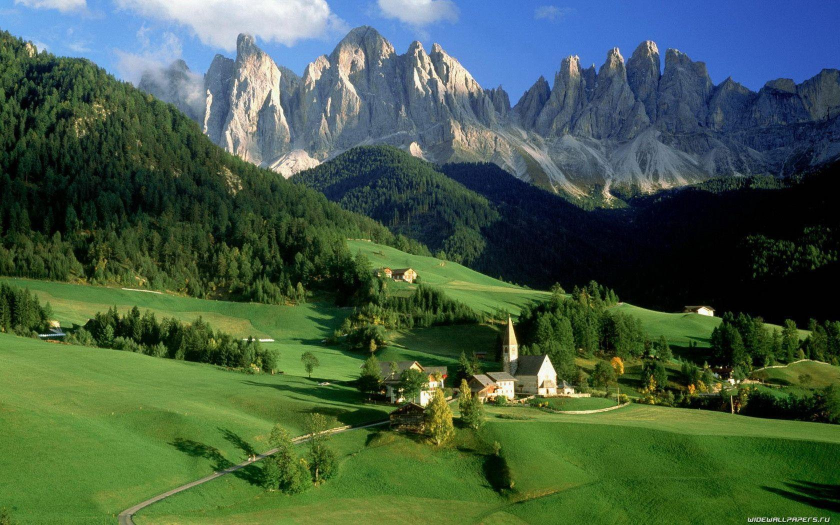
#> input picture Day 15/inputImages/natrure.jpg, 1680 x 1050 px, found by its file name (shown at 1/2 size)
$ python 'imageTransformation&Enhancement.py'
#> lines starting #> are read from the running program, lines starting #| are printed output that depends on the picture
import cv2
import numpy as np
import os


# FOLDER PATHS

input_folder = "Day 15/inputImages"
output_folder = "Day 15/outputImages"

os.makedirs(output_folder, exist_ok=True)


# LOAD IMAGE
image_path = os.path.join(input_folder, "natrure.jpg")
image = cv2.imread(image_path)
#> image is the input picture: shape (1050, 1680, 3); mean B, G, R 71.1, 92.7, 68.6

if image is None:
    print("Error: Image not found!")
    print("Please put sample.jpg inside the inputImages folder.")
    exit()

print("Image loaded successfully!")

height, width = image.shape[:2]
#> height = 1050; width = 1680
print("Image width:", width)
#| Image width: 1680
print("Image height:", height)
#| Image height: 1050


# TRANSLATION

# Move image 100 pixels right
# Move image 50 pixels down

translation_matrix = np.float32([
    [1, 0, 100],
    [0, 1, 50]
])

translated = cv2.warpAffine(
    image,
    translation_matrix,
    (width, height)
)

cv2.imwrite(
    os.path.join(output_folder, "translated.jpg"),
    translated
)

print("Translation completed.")


# ROTATION

center = (width // 2, height // 2)
#> center = (840, 525)


# Rotate 45 degrees

rotation_matrix = cv2.getRotationMatrix2D(center, 45, 1)
rotated_45 = cv2.warpAffine(image, rotation_matrix, (width, height))
cv2.imwrite(os.path.join(output_folder, "rotated_45.jpg"), rotated_45)


# Rotate 90 degrees

rotation_matrix = cv2.getRotationMatrix2D(center, 90, 1)

rotated_90 = cv2.warpAffine(image, rotation_matrix,(width, height))
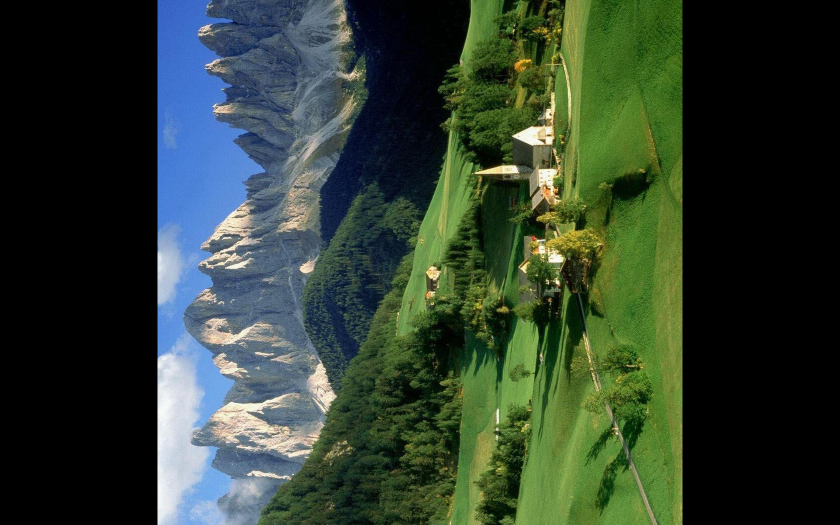
#> rotated_90: shape (1050, 1680, 3) (shown at 1/2 size); mean B, G, R 48.7, 62.7, 48

cv2.imwrite(os.path.join(output_folder, "rotated_90.jpg"), rotated_90)
print("Rotation completed.")


# SCALING

# Increase image size
scaled_up = cv2.resize(image, None, fx=1.5, fy=1.5)
cv2.imwrite(os.path.join(output_folder, "scaled_up.jpg"), scaled_up)


# Decrease image size
scaled_down = cv2.resize(image, None, fx=0.5, fy=0.5)
cv2.imwrite( os.path.join(output_folder, "scaled_down.jpg"), scaled_down)
print("Scaling completed.")


# AFFINE TRANSFORMATION

# Three points from original image
points1 = np.float32([
    [50, 50],
    [200, 50],
    [50, 200]
])


# New positions of those three points
points2 = np.float32([
    [50, 100],
    [200, 50],
    [100, 200]
])

affine_matrix = cv2.getAffineTransform(points1, points2)

affine = cv2.warpAffine(image, affine_matrix, (width, height))
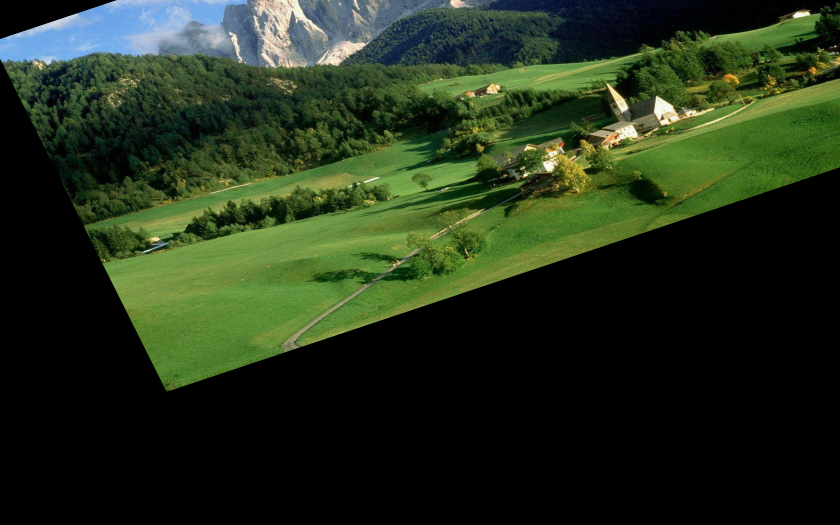
#> affine: shape (1050, 1680, 3) (shown at 1/2 size); mean B, G, R 27.6, 48.8, 36.1

cv2.imwrite(os.path.join(output_folder, "affine.jpg"), affine)
print("Affine transformation completed.")


# PERSPECTIVE TRANSFORMATION

# Four points from original image
points1 = np.float32([
    [100, 100],
    [400, 100],
    [400, 400],
    [100, 400]
])

# Destination points
points2 = np.float32([
    [0, 0],
    [300, 0],
    [300, 300],
    [0, 300]
])


perspective_matrix = cv2.getPerspectiveTransform(points1, points2)
perspective = cv2.warpPerspective(image, perspective_matrix,(300, 300))
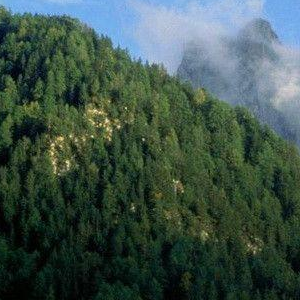
#> perspective: shape (300, 300, 3); mean B, G, R 73.7, 82.6, 62.5
cv2.imwrite(os.path.join(output_folder, "perspective.jpg"), perspective)

print("Perspective transformation completed.")


# BRIGHTNESS ADJUSTMENT

# Increase brightness
bright = cv2.convertScaleAbs(image, alpha=1, beta=50)
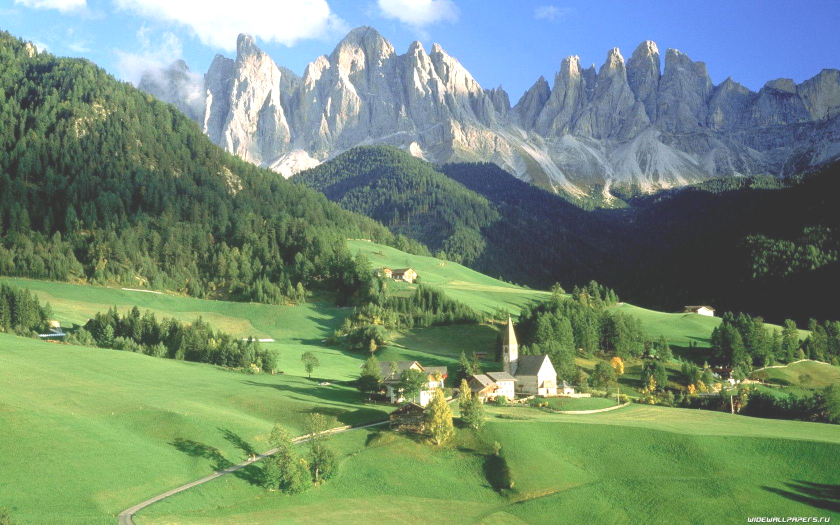
#> bright: shape (1050, 1680, 3) (shown at 1/2 size); mean B, G, R 119.5, 142.2, 118

cv2.imwrite(os.path.join(output_folder, "bright.jpg"), bright)


# Decrease brightness
dark = cv2.convertScaleAbs(image, alpha=1, beta=-50)
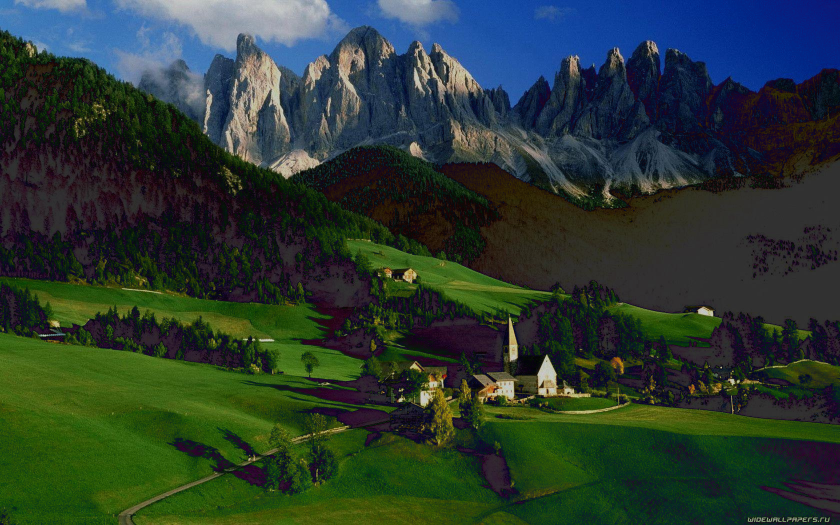
#> dark: shape (1050, 1680, 3) (shown at 1/2 size); mean B, G, R 48.7, 57.4, 41.8
cv2.imwrite(os.path.join(output_folder, "dark.jpg"), dark)

print("Brightness adjustment completed.")


# CONTRAST ADJUSTMENT

contrast = cv2.convertScaleAbs(image, alpha=1.5, beta=0)
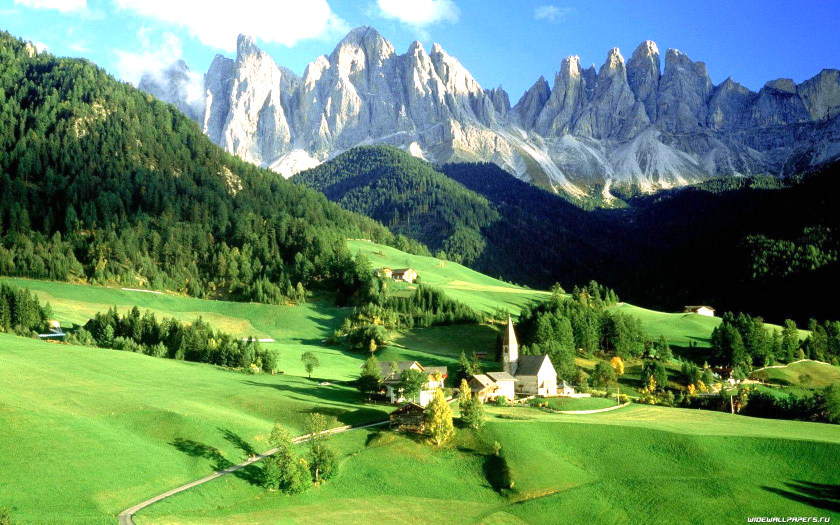
#> contrast: shape (1050, 1680, 3) (shown at 1/2 size); mean B, G, R 98.2, 136.1, 100.3
cv2.imwrite(os.path.join(output_folder, "contrast.jpg"), contrast)
print("Contrast adjustment completed.")


# GAUSSIAN BLUR

gaussian_blur = cv2.GaussianBlur(image, (5, 5),0 )
cv2.imwrite(os.path.join(output_folder, "gaussian_blur.jpg"), gaussian_blur)
print("Gaussian blur completed.")


# MEDIAN BLUR

median_blur = cv2.medianBlur(image, 5)
cv2.imwrite(os.path.join(output_folder, "median_blur.jpg"), median_blur)
print("Median blur completed.")


# BILATERAL FILTER

bilateral = cv2.bilateralFilter(image,9,75,75)
cv2.imwrite(os.path.join(output_folder, "bilateral.jpg"), bilateral)
print("Bilateral filter completed.")


# IMAGE SHARPENING
sharpening_kernel = np.array([
    [0, -1, 0],
    [-1, 9, -1],
    [0, -1, 0]
])

sharpened = cv2.filter2D( image, -1, sharpening_kernel)
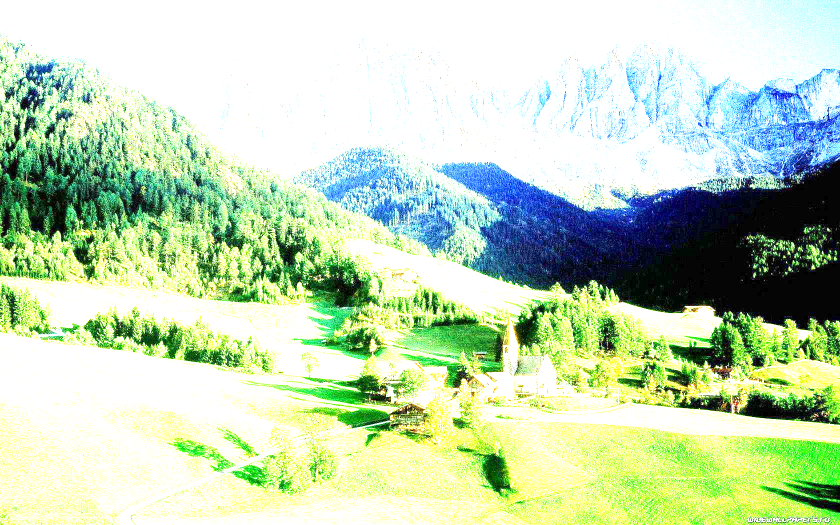
#> sharpened: shape (1050, 1680, 3) (shown at 1/2 size); mean B, G, R 181.1, 214.5, 192.3

cv2.imwrite(os.path.join(output_folder, "sharpened.jpg"),sharpened)
print("Image sharpening completed.")


# FINAL MESSAGE
print("\n====================================")
print("All Image Operations Can Run Successfully!")
print("Check the outputImages folder.")
print("====================================")
